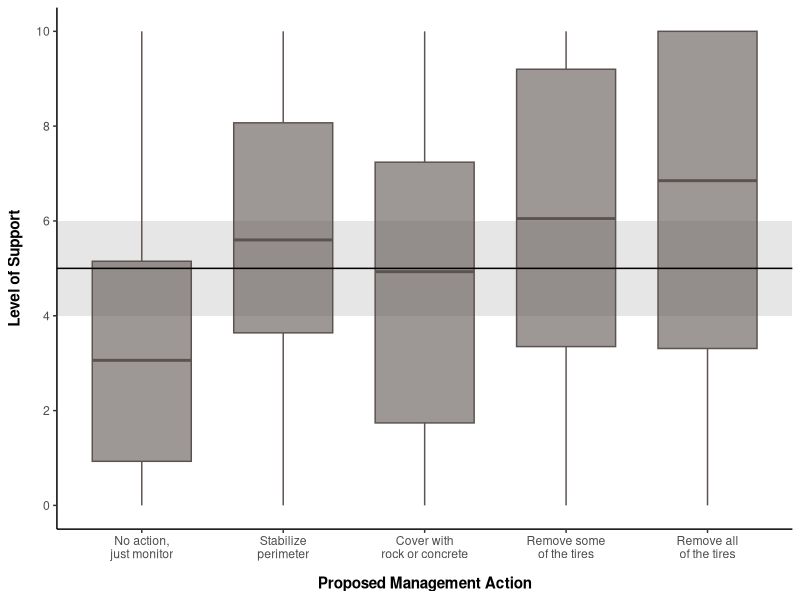
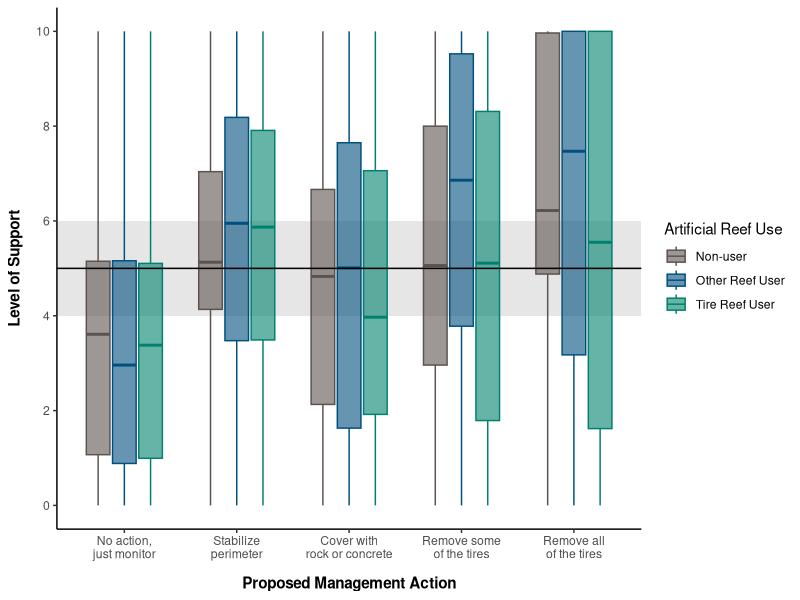
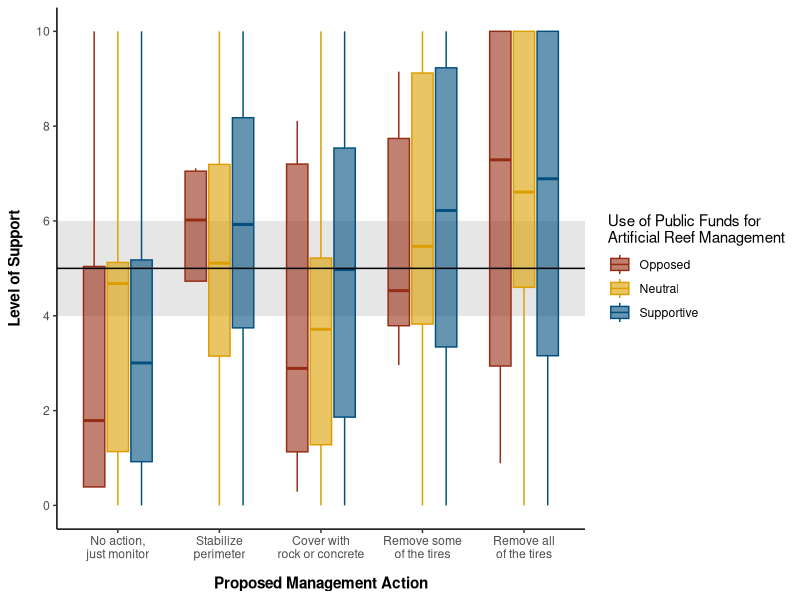
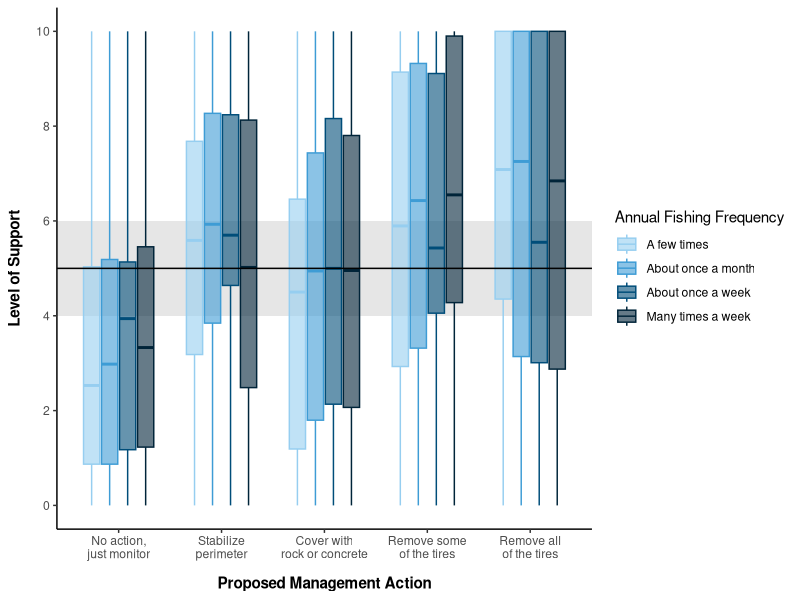

Generate these figures, in order, with R:
library(tidyverse)

# Load data
final_data <- read.csv("Data/data_clean.csv")

anglers <- final_data[,-1]
rownames(anglers) <- final_data[,1]

######### * DATA PREPARATION ######### 

### Set factor levels ###

anglers <- anglers %>%
  mutate(LICENSE = factor(LICENSE, levels = c("Saltwater","General","Shoreline","Charter")),
         AGE = factor(AGE, levels = c("18 - 24","25 - 34","35 - 44","45 - 54","55 - 64","65 or older")),
         GENDER = factor(GENDER, levels = c("Male","Female")),
         COUNTY = factor(COUNTY, levels = c("Hillsborough","Manatee","Pasco","Pinellas","Polk","Sarasota","Other")),
         INCOME = factor(INCOME, levels = c("$25,000 or less","$25,001 - $50,000","$50,001 - $75,000","$75,001 - $100,000","$100,000 or more")),
         FREQUENCY = factor(FREQUENCY, levels = c("A few times","About once a month","About once a week","Many times a week")),
         DURATION = factor(DURATION, levels = c("Less than a year","1 - 4 years","5 - 9 years","10 - 19 years","20 years or more")),
         SKILL = factor(SKILL, levels = c("Very poor","Poor","Fair","Good","Excellent")),
         SPECIES_SNOOK = factor(SPECIES_SNOOK, levels = c("Never","Rarely","Sometimes","Often","Always")),
         SPECIES_SEATROUT = factor(SPECIES_SEATROUT, levels = c("Never","Rarely","Sometimes","Often","Always")),
         SPECIES_REDDRUM = factor(SPECIES_REDDRUM, levels = c("Never","Rarely","Sometimes","Often","Always")),
         SPECIES_TARPON = factor(SPECIES_TARPON, levels = c("Never","Rarely","Sometimes","Often","Always")),
         SPECIES_SHEEPSHEAD = factor(SPECIES_SHEEPSHEAD, levels = c("Never","Rarely","Sometimes","Often","Always")),
         SPECIES_SNAPPER = factor(SPECIES_SNAPPER, levels = c("Never","Rarely","Sometimes","Often","Always")),
         SPECIES_GROUPER = factor(SPECIES_GROUPER, levels = c("Never","Rarely","Sometimes","Often","Always")),
         SPECIES_OTHER = factor(SPECIES_OTHER, levels = c("Never","Rarely","Sometimes","Often","Always")),
         HABITAT_SEAGRASS = factor(HABITAT_SEAGRASS, levels = c("Never","Rarely","Sometimes","Often","Always")),
         HABITAT_HARDBTM = factor(HABITAT_HARDBTM, levels = c("Never","Rarely","Sometimes","Often","Always")),
         HABITAT_ARTREEF = factor(HABITAT_ARTREEF, levels = c("Never","Rarely","Sometimes","Often","Always")),
         HABITAT_RIVER = factor(HABITAT_RIVER, levels = c("Never","Rarely","Sometimes","Often","Always")),
         HABITAT_SHORELINE = factor(HABITAT_SHORELINE, levels = c("Never","Rarely","Sometimes","Often","Always")),
         HABITAT_INFRASTR = factor(HABITAT_INFRASTR, levels = c("Never","Rarely","Sometimes","Often","Always")),
         AR_RELIEF = factor(AR_RELIEF, levels = c("Not sure","Low","Moderate","High")),
         AR_SIZE = factor(AR_SIZE, levels = c("Not sure","Small","Medium","Large")),
         AR_DEPTH = factor(AR_DEPTH, levels = c("Not sure","Shallow","Moderate","Deep")),
         AR_COMPLEX = factor(AR_COMPLEX, levels = c("Not sure","Simple","Moderate","Complex")),
         AR_MATERIAL_CONCRETE = factor(AR_MATERIAL_CONCRETE, levels = c("Not sure","Never","Rarely","Sometimes","Often","Always")),
         AR_MATERIAL_PREFAB = factor(AR_MATERIAL_PREFAB, levels = c("Not sure","Never","Rarely","Sometimes","Often","Always")),
         AR_MATERIAL_ROCK = factor(AR_MATERIAL_ROCK, levels = c("Not sure","Never","Rarely","Sometimes","Often","Always")),
         AR_MATERIAL_TIRE = factor(AR_MATERIAL_TIRE, levels = c("Not sure","Never","Rarely","Sometimes","Often","Always")),
         CONCRETE_ATTRACTFISH = factor(CONCRETE_ATTRACTFISH, levels = c("Strongly disagree","Disagree","Somewhat disagree","Somewhat agree","Agree","Strongly agree")),
         CONCRETE_WORSEWQ = factor(CONCRETE_WORSEWQ, levels = c("Strongly disagree","Disagree","Somewhat disagree","Somewhat agree","Agree","Strongly agree")),
         CONCRETE_SEDSTABILIZE = factor(CONCRETE_SEDSTABILIZE, levels = c("Strongly disagree","Disagree","Somewhat disagree","Somewhat agree","Agree","Strongly agree")),
         CONCRETE_DAMAGEHAB = factor(CONCRETE_DAMAGEHAB, levels = c("Strongly disagree","Disagree","Somewhat disagree","Somewhat agree","Agree","Strongly agree")),
         CONCRETE_RESTORETOOL = factor(CONCRETE_RESTORETOOL, levels = c("Strongly disagree","Disagree","Somewhat disagree","Somewhat agree","Agree","Strongly agree")),
         TIRE_ATTRACTFISH = factor(TIRE_ATTRACTFISH, levels = c("Strongly disagree","Disagree","Somewhat disagree","Somewhat agree","Agree","Strongly agree")),
         TIRE_WORSEWQ = factor(TIRE_WORSEWQ, levels = c("Strongly disagree","Disagree","Somewhat disagree","Somewhat agree","Agree","Strongly agree")),
         TIRE_SEDSTABILIZE = factor(TIRE_SEDSTABILIZE, levels = c("Strongly disagree","Disagree","Somewhat disagree","Somewhat agree","Agree","Strongly agree")),
         TIRE_DAMAGEHAB = factor(TIRE_DAMAGEHAB, levels = c("Strongly disagree","Disagree","Somewhat disagree","Somewhat agree","Agree","Strongly agree")),
         TIRE_RESTORETOOL = factor(TIRE_RESTORETOOL, levels = c("Strongly disagree","Disagree","Somewhat disagree","Somewhat agree","Agree","Strongly agree")),
         FUNDING = factor(FUNDING, levels = c("Opposed","Neutral","Supportive")),
         AWARE = factor(AWARE, levels = c("No","Yes")))

# Determine which anglers use tire reefs
anglers <- anglers %>%
  mutate(AR_USER = ifelse(HABITAT_ARTREEF == "Never" | HABITAT_ARTREEF == "Not sure", "Non-user",
                          ifelse(is.na(AR_MATERIAL_TIRE) | AR_MATERIAL_TIRE == "Never" | AR_MATERIAL_TIRE == "Not sure", "Other Reef User", "Tire Reef User"))) %>%
  mutate(AR_USER = factor(AR_USER, levels = c("Non-user","Other Reef User","Tire Reef User")))

         
######### * TIRE REEF MANAGEMENT ACTIONS ######### 


# Reshape
anglers_long <- anglers %>%
  pivot_longer(cols = starts_with("ACTION_"),
               names_to = "ACTION",
               names_prefix = "ACTION_",
               values_to = "SUPPORT") %>%
  mutate(ACTION = factor(ACTION, levels = c("MONITOR","STABILIZE","COVER","REMOVEPART","REMOVEALL")))

action_means_all <- anglers_long %>%
  group_by(ACTION) %>%
  summarise(
    mean = mean(SUPPORT, na.rm = TRUE),
    sd = sd(SUPPORT, na.rm = TRUE),
    .groups = "drop")
action_means_users <- anglers_long %>%
  group_by(AR_USER, ACTION) %>%
  summarise(
    mean = mean(SUPPORT, na.rm = TRUE),
    sd = sd(SUPPORT, na.rm = TRUE),
    .groups = "drop")

#write.csv(action_means, file='C:/Users/bsimm/Dropbox/Tampa Bay Estuary Program/Research/Angler Preferences/Results/action_means.csv', row.names = FALSE)

# Boxplots (All)
ggplot(anglers_long, aes(x = ACTION, y = SUPPORT)) +
  geom_rect(aes(xmin = -Inf, xmax = Inf, ymin = 4, ymax = 6),inherit.aes = FALSE,fill = "grey90",alpha = 0.1) +
  geom_boxplot(width = 0.7, outlier.shape = NA, fill = "#5C524F", color = "#5C524F", alpha = 0.6) +  # hide outliers for cleaner look
  geom_hline(yintercept = 5, linetype = "solid", color = "black") +
  scale_y_continuous(limits = c(0, 10), breaks = seq(0, 10, by = 2)) +
  scale_x_discrete(labels = c(
    "MONITOR" = "No action,\njust monitor",
    "STABILIZE" = "Stabilize\nperimeter",
    "COVER" = "Cover with\nrock or concrete",
    "REMOVEPART" = "Remove some\nof the tires",
    "REMOVEALL" = "Remove all\nof the tires")) +
  labs(x = "Proposed Management Action", y = "Level of Support") +
  theme_classic() +
  theme(axis.title = element_text(face = "bold"),
        axis.title.x = element_text(margin = margin(t = 11)),
        axis.title.y = element_text(margin = margin(r = 9)),
        panel.background = element_rect(fill = "transparent"),
        plot.background = element_rect(fill = "transparent", color = NA),
        legend.background = element_rect(fill = "transparent", color = NA),
        legend.box.background = element_rect(fill = "transparent", color = NA))
# Boxplots (By Users)
ggplot(anglers_long, aes(x = ACTION, y = SUPPORT, fill = AR_USER, color = AR_USER)) +
  geom_rect(aes(xmin = -Inf, xmax = Inf, ymin = 4, ymax = 6),inherit.aes = FALSE,fill = "grey90",alpha = 0.1) +
  geom_boxplot(width = 0.7, outlier.shape = NA, alpha = 0.6) +  # hide outliers for cleaner look
  geom_hline(yintercept = 5, linetype = "solid", color = "black") +
  scale_fill_manual(name = "Artificial Reef Use", values = c("#5C524F", "#004F7E", "#00806E")) +
  scale_color_manual(name = "Artificial Reef Use", values = c("#5C524F", "#004F7E", "#00806E")) +
  scale_y_continuous(limits = c(0, 10), breaks = seq(0, 10, by = 2)) +
  scale_x_discrete(labels = c(
    "MONITOR" = "No action,\njust monitor",
    "STABILIZE" = "Stabilize\nperimeter",
    "COVER" = "Cover with\nrock or concrete",
    "REMOVEPART" = "Remove some\nof the tires",
    "REMOVEALL" = "Remove all\nof the tires")) +
  labs(x = "Proposed Management Action", y = "Level of Support") +
  theme_classic() +
  theme(axis.title = element_text(face = "bold"),
        axis.title.x = element_text(margin = margin(t = 11)),
        axis.title.y = element_text(margin = margin(r = 9)),
        panel.background = element_rect(fill = "transparent"),
        plot.background = element_rect(fill = "transparent", color = NA),
        legend.background = element_rect(fill = "transparent", color = NA),
        legend.box.background = element_rect(fill = "transparent", color = NA))
# Boxplots (By Funding Support)
ggplot(anglers_long, aes(x = ACTION, y = SUPPORT, fill = FUNDING, color = FUNDING)) +
  geom_rect(aes(xmin = -Inf, xmax = Inf, ymin = 4, ymax = 6),inherit.aes = FALSE,fill = "grey90",alpha = 0.1) +
  geom_boxplot(width = 0.7, outlier.shape = NA, alpha = 0.6) +  # hide outliers for cleaner look
  geom_hline(yintercept = 5, linetype = "solid", color = "black") +
  scale_fill_manual(name = "Use of Public Funds for\nArtificial Reef Management", values = c("#962C14", "#DC9E00", "#004F7E")) +
  scale_color_manual(name = "Use of Public Funds for\nArtificial Reef Management", values = c("#962C14", "#DC9E00", "#004F7E")) +
  scale_y_continuous(limits = c(0, 10), breaks = seq(0, 10, by = 2)) +
  scale_x_discrete(labels = c(
    "MONITOR" = "No action,\njust monitor",
    "STABILIZE" = "Stabilize\nperimeter",
    "COVER" = "Cover with\nrock or concrete",
    "REMOVEPART" = "Remove some\nof the tires",
    "REMOVEALL" = "Remove all\nof the tires")) +
  labs(x = "Proposed Management Action", y = "Level of Support") +
  theme_classic() +
  theme(axis.title = element_text(face = "bold"),
        axis.title.x = element_text(margin = margin(t = 11)),
        axis.title.y = element_text(margin = margin(r = 9)),
        panel.background = element_rect(fill = "transparent"),
        plot.background = element_rect(fill = "transparent", color = NA),
        legend.background = element_rect(fill = "transparent", color = NA),
        legend.box.background = element_rect(fill = "transparent", color = NA))
# Boxplots (By Frequency)
ggplot(anglers_long, aes(x = ACTION, y = SUPPORT, fill = FREQUENCY, color = FREQUENCY)) +
  geom_rect(aes(xmin = -Inf, xmax = Inf, ymin = 4, ymax = 6),inherit.aes = FALSE,fill = "grey90",alpha = 0.1) +
  geom_boxplot(width = 0.7, outlier.shape = NA, alpha = 0.6) +  # hide outliers for cleaner look
  geom_hline(yintercept = 5, linetype = "solid", color = "black") +
  scale_fill_manual(name = "Annual Fishing Frequency", values = c("#96CEF0", "#3E9CD5", "#004D79","#002439")) +
  scale_color_manual(name = "Annual Fishing Frequency", values = c("#96CEF0", "#3E9CD5", "#004D79","#002439")) +
  scale_y_continuous(limits = c(0, 10), breaks = seq(0, 10, by = 2)) +
  scale_x_discrete(labels = c(
    "MONITOR" = "No action,\njust monitor",
    "STABILIZE" = "Stabilize\nperimeter",
    "COVER" = "Cover with\nrock or concrete",
    "REMOVEPART" = "Remove some\nof the tires",
    "REMOVEALL" = "Remove all\nof the tires")) +
  labs(x = "Proposed Management Action", y = "Level of Support") +
  theme_classic() +
  theme(axis.title = element_text(face = "bold"),
        axis.title.x = element_text(margin = margin(t = 11)),
        axis.title.y = element_text(margin = margin(r = 9)),
        panel.background = element_rect(fill = "transparent"),
        plot.background = element_rect(fill = "transparent", color = NA),
        legend.background = element_rect(fill = "transparent", color = NA),
        legend.box.background = element_rect(fill = "transparent", color = NA))
#ggsave(file='C:/Users/bsimm/Dropbox/Tampa Bay Estuary Program/Research/BSS/RESULTS/SHORE_DESIRE.svg', plot=plot_SHORE_DESIRE, width=200, height=125, units = "mm", bg = "transparent")


######### * SPATIAL DISTRIBUTION ######### 

# Reshape
zones_long <- anglers %>%
  pivot_longer(cols = starts_with("ZONE_"),
               names_to = "ZONE",
               names_prefix = "ZONE_",
               values_to = "PRESENCE") %>%
  mutate(ZONE = as.integer(ZONE))

# All anglers (n = 485)
zones <- zones_long %>%
  group_by(ZONE) %>%
  summarise(
    anglers = sum(PRESENCE)) %>%
  mutate(pct = anglers/485*100)

# Artificial reef anglers (n = 402)
zones_AR <- zones_long %>%
  filter(AR_USER != "Non-user") %>%
  group_by(ZONE) %>%
  summarise(
    AR_anglers = sum(PRESENCE)) %>%
  mutate(AR_pct = AR_anglers/402*100)

# Tire reef anglers (n = 71)
zones_tire <- zones_long %>%
  filter(AR_USER == "Tire Reef User") %>%
  group_by(ZONE) %>%
  summarise(
    tire_anglers = sum(PRESENCE)) %>%
  mutate(tire_pct = tire_anglers/71*100)

# Combine
zones <- cbind(zones, zones_AR, zones_tire)


#write.csv(action_means, file='C:/Users/bsimm/Dropbox/Tampa Bay Estuary Program/Research/Angler Preferences/Results/action_means.csv', row.names = FALSE)


# Create table of zone hotspots
zones <- anglers %>%
  group_by()
